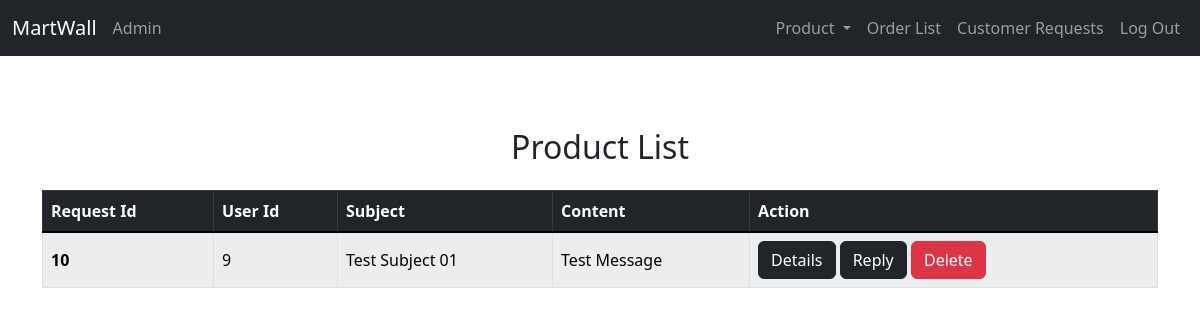
/Admin/serviceRequests (signed in), run on the app's committed database.
### tables this page shows
CREATE TABLE `service_request` (
  `request_id` int(5) NOT NULL,
  `user_id` int(5) NOT NULL,
  `subject` varchar(50) NOT NULL,
  `content` varchar(200) NOT NULL,
  `reply` text DEFAULT NULL
);

### app/core/Controller.php (called while the page is built, shortened)
<?php
class Controller{
	public function view($name, $data = []){
		include('app/views/' . $name . '.php');
	}
}

### app/controllers/Admin.php (called while the page is built, shortened)
<?php
class Admin extends \app\core\Controller{
	#[\app\filters\Admin]
	public function serviceRequests(){
		$message = new \app\models\Service_Request();
		$message = $message->getAll();
		$this->view('Admin/serviceRequests', $message);
	}
}

### app/core/App.php (called while the page is built, shortened)
<?php
class App{
	private $method = 'index';
	public function __construct(){
		$url = self::parseUrl();
		if(isset($url[0])){
			unset($url[0]);
		}
		$this->controller = new $this->controller;
		if(isset($url[1])){
			if(method_exists($this->controller, $url[1])){
				$this->method = $url[1];
			}
			unset($url[1]);
		}
		$params = $url ? array_values($url) : [];
		call_user_func_array([$this->controller, $this->method], $params);
	}
	public static function parseUrl(){
		if(isset($_GET['url'])) {
			return explode('/',
				filter_var(
					rtrim($_GET['url'], '/')),
				FILTER_SANITIZE_URL);
		}
	}
}

### index.php (called while the page is built, shortened)
<?php
	new app\core\App();

### app/models/Service_Request.php (called while the page is built, shortened)
<?php
class service_request extends \app\core\Model{
    public function getAll(){
        $SQL = "SELECT * FROM service_request";
		$STMT = self::$_connection->prepare($SQL);
		$STMT->execute();
		$STMT->setFetchMode(\PDO::FETCH_CLASS, 'app\models\Service_Request');
		return $STMT->fetchAll();
    }
}

### app/core/Model.php (called while the page is built, shortened)
<?php
class Model {
	public function __construct(){
		$server = 'localhost';
		$dbname = 'ecom_project';
		$username = 'root';
		$password = '';
	}
}

### app/views/Admin/serviceRequests.php (the view, shortened to what this page needs)
<!DOCTYPE html>
<html lang="en">
    <head>
        <link href="https://cdn.jsdelivr.net/npm/bootstrap@5.2.3/dist/css/bootstrap.min.css" rel="stylesheet">
    </head>
    <body>
        <?php include 'app\views\includes\adminHeader.php'; ?>
        <div class="container mt-5">
            <div class="table-responsive">
                <h2 class="h1-responsive font-weight-bold text-center my-4">Product List</h2>
                <table class="table table-light table-bordered table-striped table-hover align-middle">
                    <thead class="table-dark">
                        <tr>
                            <th scope="col">Request Id</th>
                            <th scope="col">User Id</th>
                            <th scope="col">Subject</th>
                            <th scope="col">Content </th>
                            <th scope="col">Action</th>
                        </tr>
                    </thead>
                    <tbody class="table-group-divider">
                        <?php
                            foreach ($data as $item)
                                echo"
                                <tr>
                                    <th scope='row'>$item->request_id</th>
                                    <td>$item->user_id</td>
                                    <td>$item->subject</td>
                                    <td>$item->content</td>
                                    <td>
                                        <a class='btn btn-dark' href='/Admin/SeDetail/$item->request_id'>Details</span></a>
                                        <a class='btn btn-dark' href='/Admin/SeReply/$item->request_id'>Reply</a>
                                        <a class='btn btn-danger' href='/Admin/deleteSE/$item->request_id'>Delete</a>
                                    </td>
                                </tr>
                                ";
                        ?>
                    </tbody>
                </table>
            </div>
        </div>
    </body>
</html>

### data on the page
service_request: request_id "10", user "9", subject "Test Subject 01", content "Test Message"
